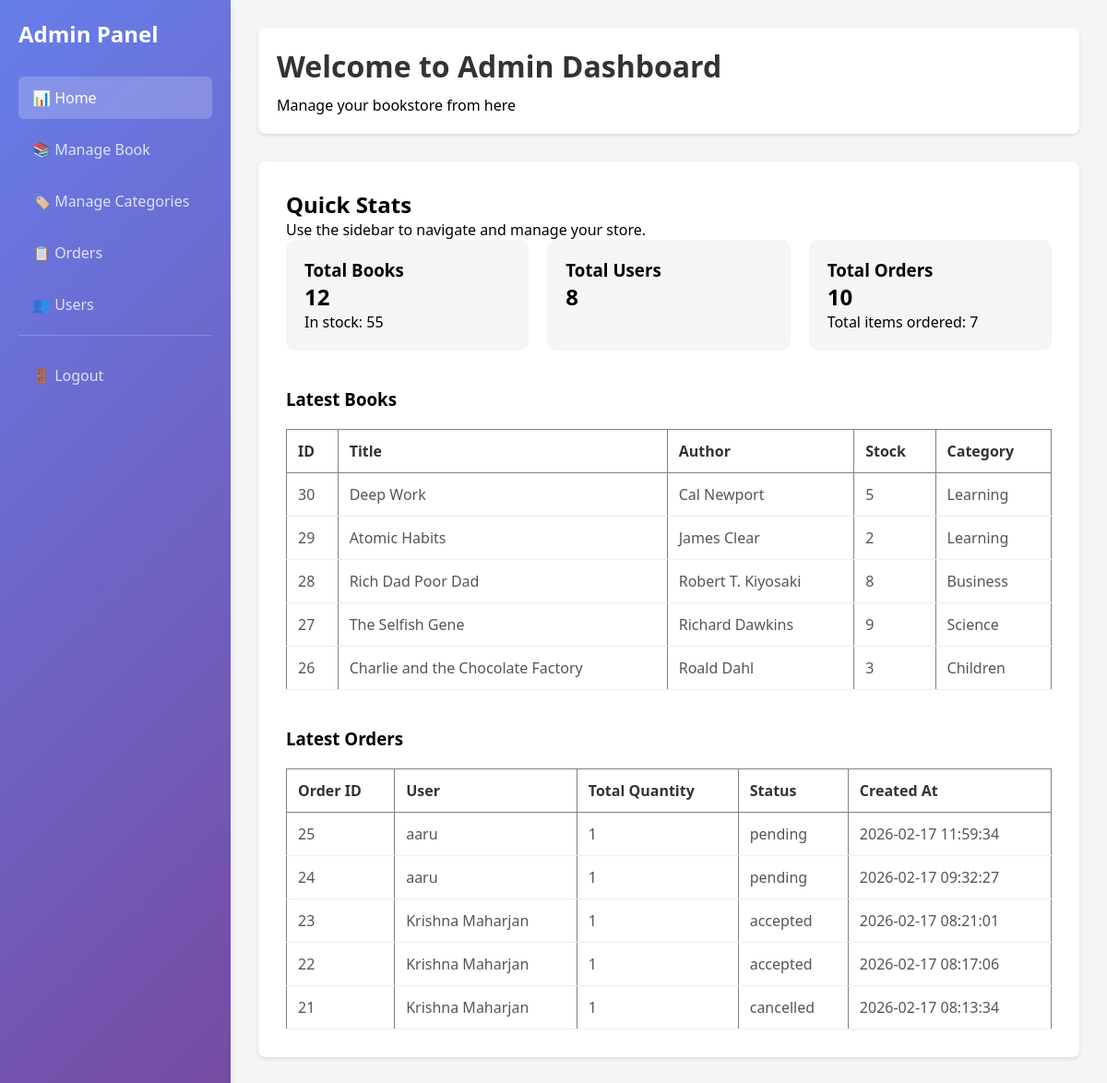
Page /admin/dashboard.php (signed in) on the committed database.
### tables this page shows
CREATE TABLE `books` (
  `id` int(11) NOT NULL,
  `title` varchar(100) NOT NULL,
  `author` varchar(100) NOT NULL,
  `price` decimal(10,2) NOT NULL,
  `description` text NOT NULL,
  `image` varchar(255) NOT NULL,
  `created_at` timestamp NOT NULL DEFAULT current_timestamp() ON UPDATE current_timestamp(),
  `stock` int(11) DEFAULT 1,
  `category_id` int(11) NOT NULL
);

CREATE TABLE `categories` (
  `id` int(11) NOT NULL,
  `name` varchar(100) NOT NULL
);

CREATE TABLE `orders` (
  `id` int(10) UNSIGNED NOT NULL,
  `user_id` int(11) NOT NULL,
  `book_id` int(11) NOT NULL,
  `fullname` varchar(100) NOT NULL,
  `email` varchar(100) NOT NULL,
  `phone` varchar(20) NOT NULL,
  `address` text NOT NULL,
  `city` varchar(50) NOT NULL,
  `pincode` varchar(20) DEFAULT NULL,
  `payment_method` varchar(20) NOT NULL,
  `total_amount` decimal(10,2) NOT NULL,
  `order_date` datetime NOT NULL DEFAULT current_timestamp(),
  `book_name` varchar(255) NOT NULL,
  `total_quantity` int(11) NOT NULL,
  `status` varchar(20) NOT NULL DEFAULT 'pending'
);

CREATE TABLE `users` (
  `id` int(11) NOT NULL,
  `name` varchar(100) NOT NULL,
  `email` varchar(100) NOT NULL,
  `password` varchar(255) NOT NULL,
  `phone` bigint(20) NOT NULL,
  `address` varchar(255) NOT NULL,
  `city` varchar(255) NOT NULL,
  `role` enum('user','admin') DEFAULT 'user',
  `created_at` timestamp NOT NULL DEFAULT current_timestamp()
);

### admin/home.php (the view, shortened to what this page needs)
<?php
include("../includes/db.php");
$bookQuery = "SELECT COUNT(*) as total_books, SUM(stock) as total_stock FROM books";
$bookResult = mysqli_query($conn, $bookQuery);
$bookData = mysqli_fetch_assoc($bookResult);
$userQuery = "SELECT COUNT(*) as total_users FROM users";
$userResult = mysqli_query($conn, $userQuery);
$userData = mysqli_fetch_assoc($userResult);
$orderQuery = "SELECT COUNT(*) as total_orders, SUM(total_quantity) as total_ordered FROM orders";
$orderResult = mysqli_query($conn, $orderQuery);
$orderData = mysqli_fetch_assoc($orderResult);
?>
<div class="header">
    <h1>Welcome to Admin Dashboard</h1>
    <p>Manage your bookstore from here</p>
</div>
<div class="content-section">
    <h2>Quick Stats</h2>
    <p>Use the sidebar to navigate and manage your store.</p>
    <div class="stats-cards" style="display:flex; gap:20px; flex-wrap:wrap;">
        <div class="card" style="padding:20px; background:#f5f5f5; border-radius:10px; flex:1; min-width:200px;">
            <h3>Total Books</h3>
            <p style="font-size:24px; font-weight:bold;"><?php echo $bookData['total_books'] ?? 0; ?></p>
            <p>In stock: <?php echo $bookData['total_stock'] ?? 0; ?></p>
        </div>
        <div class="card" style="padding:20px; background:#f5f5f5; border-radius:10px; flex:1; min-width:200px;">
            <h3>Total Users</h3>
            <p style="font-size:24px; font-weight:bold;"><?php echo $userData['total_users'] ?? 0; ?></p>
        </div>
        <div class="card" style="padding:20px; background:#f5f5f5; border-radius:10px; flex:1; min-width:200px;">
            <h3>Total Orders</h3>
            <p style="font-size:24px; font-weight:bold;"><?php echo $orderData['total_orders'] ?? 0; ?></p>
            <p>Total items ordered: <?php echo $orderData['total_ordered'] ?? 0; ?></p>
        </div>
    </div>
    <h3 style="margin-top:40px;">Latest Books</h3>
    <table border="1" cellpadding="8" cellspacing="0" style="width:100%; border-collapse:collapse;">
        <tr>
            <th>ID</th>
            <th>Title</th>
            <th>Author</th>
            <th>Stock</th>
            <th>Category</th>
        </tr>
        <?php
        $latestBooks = mysqli_query($conn, "SELECT b.id, b.title, b.author, b.stock, c.name as category FROM books b LEFT JOIN categories c ON b.category_id = c.id ORDER BY b.id DESC LIMIT 5");
        while ($book = mysqli_fetch_assoc($latestBooks)) {
            echo "<tr>
                    <td>{$book['id']}</td>
                    <td>".htmlspecialchars($book['title'])."</td>
                    <td>".htmlspecialchars($book['author'])."</td>
                    <td>{$book['stock']}</td>
                    <td>".htmlspecialchars($book['category'])."</td>
                  </tr>";
        }
        ?>
    </table>
    <h3 style="margin-top:40px;">Latest Orders</h3>
    <table border="1" cellpadding="8" cellspacing="0" style="width:100%; border-collapse:collapse;">
        <tr>
            <th>Order ID</th>
            <th>User</th>
            <th>Total Quantity</th>
            <th>Status</th>
            <th>Created At</th>
        </tr>
        <?php
        $latestOrders = mysqli_query($conn, "SELECT o.id, u.name as user_name, o.total_quantity, o.status, o.order_date FROM orders o LEFT JOIN users u ON o.user_id = u.id ORDER BY o.id DESC LIMIT 5");
        while ($order = mysqli_fetch_assoc($latestOrders)) {
            echo "<tr>
                    <td>{$order['id']}</td>
                    <td>".htmlspecialchars($order['user_name'])."</td>
                    <td>{$order['total_quantity']}</td>
                    <td>".htmlspecialchars($order['status'])."</td>
                    <td>{$order['order_date']}</td>
                  </tr>";
        }
        ?>
    </table>
</div>

### assets/css/admin/dashboard.css (style rules this page uses)
* { margin: 0; padding: 0; box-sizing: border-box; }
body { font-family: 'Segoe UI', Tahoma, Geneva, Verdana, sans-serif; background-color: #f5f5f5; }
.header { background: white; padding: 20px; margin-bottom: 30px; border-radius: 8px; box-shadow: 0 2px 4px rgba(0, 0, 0, 0.1); }
.header h1 { color: #333; margin-bottom: 10px; }
.content-section { background: white; padding: 30px; border-radius: 8px; box-shadow: 0 2px 4px rgba(0, 0, 0, 0.1); }
table { width: 100%; border-collapse: collapse; margin-top: 20px; }
table th { padding: 12px; text-align: left; font-weight: 600; color: #333; }
table td { padding: 12px; border-bottom: 1px solid #eee; color: #555; }

### rows in the picture
books: id "30", title "Deep Work", author "Cal Newport", stock "5", category.name "Learning"
books: id "29", title "Atomic Habits", author "James Clear", stock "2", category.name "Learning"
books: id "28", title "Rich Dad Poor Dad", author "Robert T. Kiyosaki", stock "8", category.name "Business"
books: id "27", title "The Selfish Gene", author "Richard Dawkins", stock "9", category.name "Science"
books: id "26", title "Charlie and the Chocolate Factory", author "Roald Dahl", stock "3", category.name "Children"
orders: id "25", user.name "aaru", total_quantity "1", status "pending", order_date "2026-02-17 11:59:34"
orders: id "24", user.name "aaru", total_quantity "1", status "pending", order_date "2026-02-17 09:32:27"
orders: id "23", user.name "Krishna Maharjan", total_quantity "1", status "accepted", order_date "2026-02-17 08:21:01"
orders: id "22", user.name "Krishna Maharjan", total_quantity "1", status "accepted", order_date "2026-02-17 08:17:06"
orders: id "21", user.name "Krishna Maharjan", total_quantity "1", status "cancelled", order_date "2026-02-17 08:13:34"

### other values in the picture
$bookData['total_books'] "12"
$bookData['total_stock'] "55"
$userData['total_users'] "8"
$orderData['total_orders'] "10"
$orderData['total_ordered'] "7"
